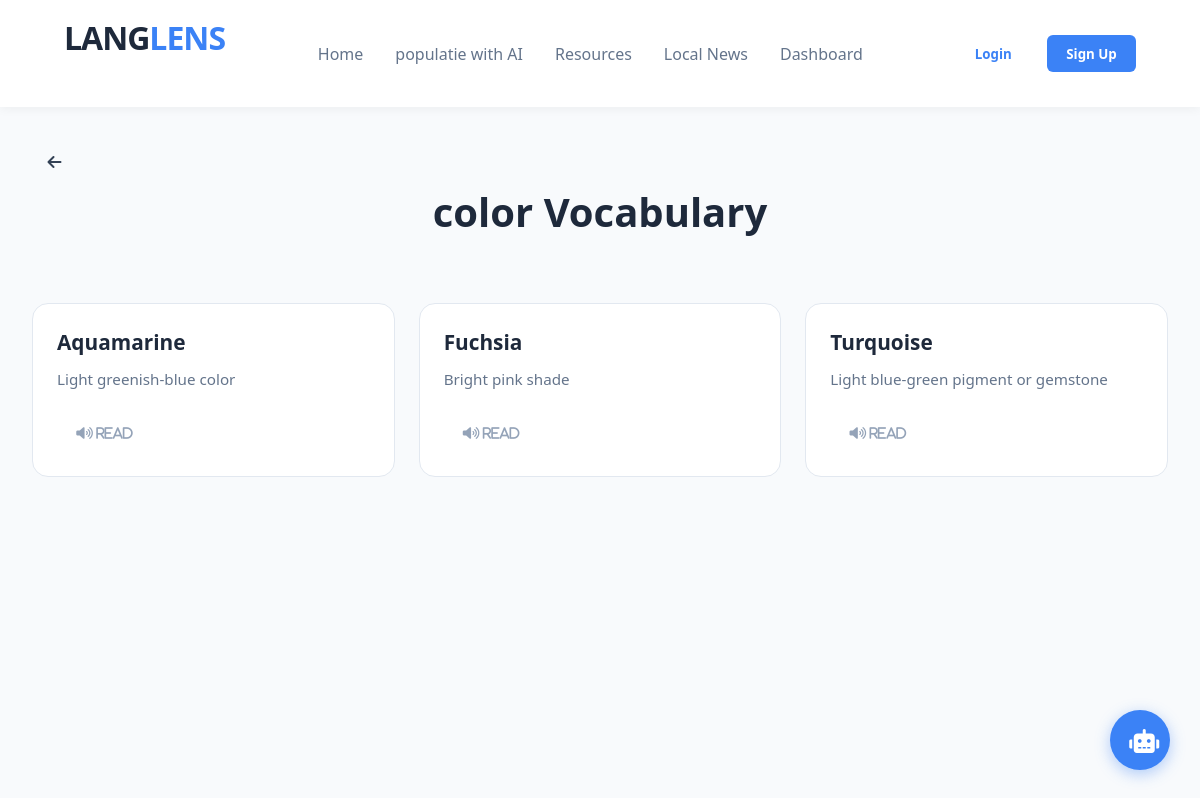
The page /vocabulary/1/ on the database its author committed.
### LangLens/models.py (models this page shows, shortened)
class Category(models.Model):
    name = models.CharField(max_length=100, unique=True)
    icon_name = models.CharField(max_length=50, help_text="FontAwesome icon name (e.g., fa-utensils)")

class Vocabulary(models.Model):
    category = models.ForeignKey(Category, on_delete=models.SET_NULL, null=True)
    word = models.CharField(max_length=100)
    icon_name = models.CharField(max_length=50,db_default= 'fa-solid fa-building-circle-xmark', help_text="FontAwesome icon name (e.g., fa-utensils)")
    definition = models.TextField(blank=True)
    image = models.ImageField(upload_to='images/', blank=True, null=True)
    audio = models.FileField(upload_to='Audio_reading/Vocabulary/', null=True, blank=True)

### LangLens/views.py (the view, shortened to what this page needs)
# urls.py: path('vocabulary/<int:category_id>/', views.display_vocabulary_list, name='display_vocabulary_list'),
def display_vocabulary_list(request, category_id):
    category = get_object_or_404(Category, pk=category_id)
    vocabularies = Vocabulary.objects.filter(category=category)
    for v in vocabularies:
        print(v.audio)
    return render(request, 'LangLens/vocabulary.html',{'category': category, 'vocabularies': vocabularies})

### LangLens/context_processors.py (called while the page is built)
def profile_context(request):
    profile = None
    if request.user.is_authenticated:
        profile = UserProfile.objects.filter(user=request.user).first()
    return {'profile': profile}

### templates/LangLens/vocabulary.html (shortened to what this page needs)
{% extends "LangLens/index.html" %}
{% load static %}
{% block css %}
    <link rel="stylesheet" href="{% static 'LangLens/css/Vocabulary.css' %}">
{% endblock %}
     {% block dashboard_writing %}
<div class="vocab-container">
    <header class="vocab-header">
            <div class="header-nav-left">
            <a href="javascript:history.back()" class="back-link-circle" title="Back to Dashboard">
                <i class="fas fa-arrow-left"></i>
            </a>
        <h1>{{ category.name }} Vocabulary</h1>
    </header>
    {% if vocabularies %}
        <div class="vocab-grid">
            {% for vocabulary in vocabularies %}
                <div class="vocab-card" >
                    <div class="vocab-card-content">
                        <h3>{{ vocabulary.word }}</h3>
                        <p class="definition">{{ vocabulary.definition }}</p>
                    </div>
                    <div class="vocab-footer">
                        <button class="audio-btn" onclick="playAudio('{{ vocabulary.audio.url }}')"><i class="fas fa-volume-up">  read</i></button>
                    </div>
                </div>
            {% endfor %}
        </div>
    {% else %}
        <div class="vocab-card" >
            <div class="vocab-card-content">
        <p class="empty-state">No vocabulary added yet.</p>
            </div>
            <div class="vocab-footer">
    {% endif %}
</div>
{% endblock %}

### static/LangLens/css/vocabulary.css (style rules this page uses)
.vocab-container { max-width: 1200px; margin: 0 auto; padding: 2rem; }
.vocab-header { text-align: center; margin-bottom: 4rem; }
.vocab-header h1 { font-size: 2.5rem; color: #1e293b; }
.vocab-grid { display: grid; grid-template-columns: repeat(auto-fill, minmax(280px, 1fr)); gap: 1.5rem; }
.vocab-card { background: white; border-radius: 16px; padding: 1.5rem; border: 1px solid #e2e8f0; transition: all 0.3s ease; display: flex; flex-direction: column; justify-content: space-between; }
.vocab-card h3 { font-size: 1.3rem; color: #1e293b; margin-bottom: 0.75rem; text-transform: capitalize; }
.definition { color: #64748b; font-size: 0.95rem; line-height: 1.5; }
.vocab-footer { margin-top: 1.5rem; display: flex; justify-content: space-between; align-items: center; }
.audio-btn { background: none; border: none; color: #94a3b8; cursor: pointer; transition: color 0.2s; }

### static/LangLens/css/index.css (style rules this page uses)
* { margin: 0; padding: 0; box-sizing: border-box; font-family: 'Segoe UI', sans-serif; }
body { background-color: #f8fafc; color: #334155; min-height: 100vh; }
button { padding: 0.6rem 1.2rem; border-radius: 6px; cursor: pointer; font-weight: 600; border: none; }
h2, h3 { margin-bottom: 2rem; color: #1e293b; }
.back-link-circle { width: 45px; height: 45px; border-radius: 50%; background: var(--white); display: flex; align-items: center; justify-content: center; text-decoration: none; color: var(--text-light); border: 1px solid var(--border); transition: 0.2s; }

### rows shown on the page
Category: name "color"
Vocabulary: word "Aquamarine", definition "Light greenish-blue color"
Vocabulary: word "Fuchsia", definition "Bright pink shade"
Vocabulary: word "Turquoise", definition "Light blue-green pigment or gemstone"
